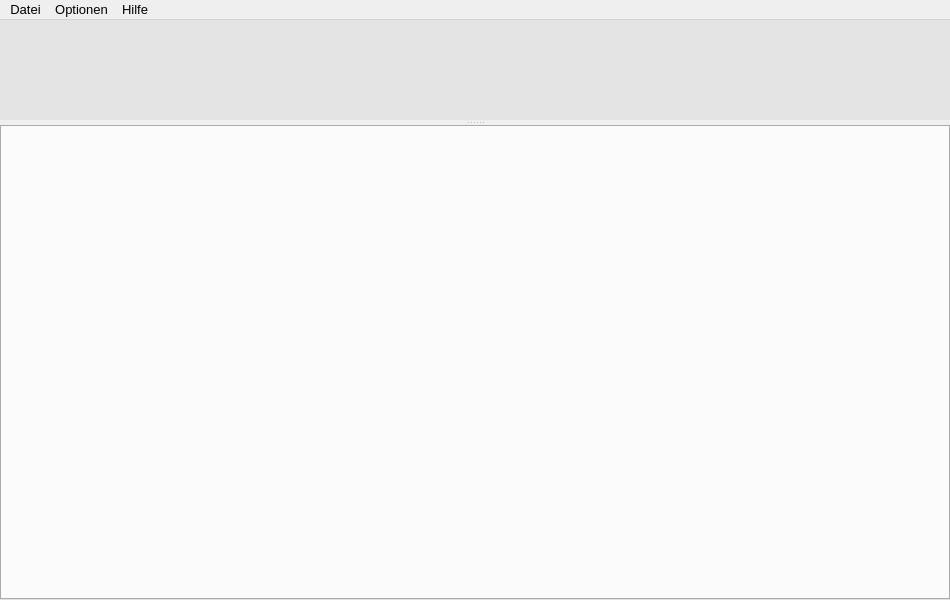
<?xml version="1.0" encoding="UTF-8"?>
<ui version="4.0">
 <class>SFDLSauger</class>
 <widget class="QMainWindow" name="SFDLSauger">
  <property name="geometry">
   <rect>
    <x>0</x>
    <y>0</y>
    <width>950</width>
    <height>600</height>
   </rect>
  </property>
  <property name="font">
   <font>
    <pointsize>10</pointsize>
   </font>
  </property>
  <property name="windowTitle">
   <string>SFDLSauger Pro</string>
  </property>
  <property name="styleSheet">
   <string notr="true"/>
  </property>
  <property name="iconSize">
   <size>
    <width>38</width>
    <height>38</height>
   </size>
  </property>
  <widget class="QWidget" name="centralWidget">
   <layout class="QGridLayout" name="gridLayout">
    <property name="leftMargin">
     <number>0</number>
    </property>
    <property name="topMargin">
     <number>0</number>
    </property>
    <property name="rightMargin">
     <number>0</number>
    </property>
    <property name="bottomMargin">
     <number>0</number>
    </property>
    <property name="spacing">
     <number>3</number>
    </property>
    <item row="0" column="0">
     <widget class="QSplitter" name="splitter">
      <property name="styleSheet">
       <string notr="true">QSplitter::handle {
	background: #FFFFFF url(:/gfx/splitter.png) center no-repeat;
}</string>
      </property>
      <property name="orientation">
       <enum>Qt::Vertical</enum>
      </property>
      <property name="handleWidth">
       <number>5</number>
      </property>
      <property name="childrenCollapsible">
       <bool>false</bool>
      </property>
      <widget class="QTextEdit" name="textEdit">
       <property name="sizePolicy">
        <sizepolicy hsizetype="Expanding" vsizetype="Expanding">
         <horstretch>0</horstretch>
         <verstretch>0</verstretch>
        </sizepolicy>
       </property>
       <property name="minimumSize">
        <size>
         <width>0</width>
         <height>50</height>
        </size>
       </property>
       <property name="maximumSize">
        <size>
         <width>16777215</width>
         <height>100</height>
        </size>
       </property>
       <property name="sizeIncrement">
        <size>
         <width>0</width>
         <height>50</height>
        </size>
       </property>
       <property name="baseSize">
        <size>
         <width>0</width>
         <height>120</height>
        </size>
       </property>
       <property name="font">
        <font>
         <pointsize>10</pointsize>
        </font>
       </property>
       <property name="styleSheet">
        <string notr="true">border: none;
background: #e4e4e4;</string>
       </property>
       <property name="frameShape">
        <enum>QFrame::Box</enum>
       </property>
       <property name="frameShadow">
        <enum>QFrame::Raised</enum>
       </property>
       <property name="lineWidth">
        <number>0</number>
       </property>
       <property name="midLineWidth">
        <number>1</number>
       </property>
       <property name="undoRedoEnabled">
        <bool>false</bool>
       </property>
       <property name="readOnly">
        <bool>true</bool>
       </property>
       <property name="html">
        <string notr="true">&lt;!DOCTYPE HTML PUBLIC &quot;-//W3C//DTD HTML 4.0//EN&quot; &quot;http://www.w3.org/TR/REC-html40/strict.dtd&quot;&gt;
&lt;html&gt;&lt;head&gt;&lt;meta name=&quot;qrichtext&quot; content=&quot;1&quot; /&gt;&lt;style type=&quot;text/css&quot;&gt;
p, li { white-space: pre-wrap; }
&lt;/style&gt;&lt;/head&gt;&lt;body style=&quot; font-family:'MS Shell Dlg 2'; font-size:10pt; font-weight:400; font-style:normal;&quot;&gt;
&lt;p style=&quot;-qt-paragraph-type:empty; margin-top:0px; margin-bottom:0px; margin-left:0px; margin-right:0px; -qt-block-indent:0; text-indent:0px; font-size:8.25pt;&quot;&gt;&lt;br /&gt;&lt;/p&gt;&lt;/body&gt;&lt;/html&gt;</string>
       </property>
      </widget>
      <widget class="QTabWidget" name="tabWidget">
       <property name="sizePolicy">
        <sizepolicy hsizetype="Expanding" vsizetype="Expanding">
         <horstretch>0</horstretch>
         <verstretch>0</verstretch>
        </sizepolicy>
       </property>
       <property name="minimumSize">
        <size>
         <width>0</width>
         <height>50</height>
        </size>
       </property>
       <property name="sizeIncrement">
        <size>
         <width>0</width>
         <height>200</height>
        </size>
       </property>
       <property name="baseSize">
        <size>
         <width>0</width>
         <height>200</height>
        </size>
       </property>
       <property name="font">
        <font>
         <pointsize>10</pointsize>
        </font>
       </property>
       <property name="autoFillBackground">
        <bool>true</bool>
       </property>
       <property name="styleSheet">
        <string notr="true">QTabWidget::pane {
	border: none;
    /*background: #b0b0b0 url(:/gfx/tabbackground.png) center no-repeat;*/
	background: #ffffff url(:/gfx/tabbackground.png) center no-repeat;
	border-top: 1px solid black;
}

QTabWidget::tab-bar {
    background: #ffffff ;
}

QTabWidget::tab-bar:top {
    top: 1px;
}

QTabWidget::tab-bar:bottom {
    bottom: 1px;
}

QTabWidget::tab-bar:left {
    right: 1px;
}

QTabWidget::tab-bar:right {
    left: 1px;
}

QTabBar::tab {
	border: 1px solid #2d2d2d;
}

QTabBar::tab:selected {
    background: white;
}

QTabBar::tab:!selected {
    background: silver;
}

QTabBar::tab:!selected:hover {
    background: #999;
}

QTabBar::tab:top:!selected {
    margin-top: 3px;
}

QTabBar::tab:bottom:!selected {
    margin-bottom: 3px;
}

QTabBar::tab:top, QTabBar::tab:bottom {
    min-width: 8ex;
    margin-right: -1px;
    padding: 5px 10px 5px 10px;
}

QTabBar::tab:top:selected {
    border-bottom-color: none;
}

QTabBar::tab:bottom:selected {
    border-top-color: none;
}

QTabBar::tab:top:last, QTabBar::tab:bottom:last,
QTabBar::tab:top:only-one, QTabBar::tab:bottom:only-one {
    margin-right: 0;
}

QTabBar::tab:left:!selected {
    margin-right: 3px;
}

QTabBar::tab:right:!selected {
    margin-left: 3px;
}

QTabBar::tab:left, QTabBar::tab:right {
    min-height: 8ex;
    margin-bottom: -1px;
    padding: 10px 5px 10px 5px;
}

QTabBar::tab:left:selected {
    border-left-color: none;
}

QTabBar::tab:right:selected {
    border-right-color: none;
}

QTabBar::tab:left:last, QTabBar::tab:right:last,
QTabBar::tab:left:only-one, QTabBar::tab:right:only-one {
    margin-bottom: 0;
}

</string>
       </property>
       <property name="tabPosition">
        <enum>QTabWidget::North</enum>
       </property>
       <property name="currentIndex">
        <number>-1</number>
       </property>
       <property name="iconSize">
        <size>
         <width>32</width>
         <height>32</height>
        </size>
       </property>
       <property name="elideMode">
        <enum>Qt::ElideNone</enum>
       </property>
       <property name="tabsClosable">
        <bool>true</bool>
       </property>
       <property name="movable">
        <bool>true</bool>
       </property>
      </widget>
     </widget>
    </item>
   </layout>
  </widget>
  <widget class="QMenuBar" name="menuBar">
   <property name="enabled">
    <bool>true</bool>
   </property>
   <property name="geometry">
    <rect>
     <x>0</x>
     <y>0</y>
     <width>950</width>
     <height>21</height>
    </rect>
   </property>
   <widget class="QMenu" name="menuDatei">
    <property name="title">
     <string>Datei</string>
    </property>
    <addaction name="action_ffnen"/>
    <addaction name="separator"/>
    <addaction name="actionBeenden"/>
   </widget>
   <widget class="QMenu" name="menuOptionen">
    <property name="title">
     <string>Optionen</string>
    </property>
    <addaction name="actionLogs_anzeigen"/>
    <addaction name="separator"/>
    <addaction name="actionEinstellungen"/>
   </widget>
   <widget class="QMenu" name="menuHilfe">
    <property name="title">
     <string>Hilfe</string>
    </property>
    <addaction name="action_ber"/>
   </widget>
   <addaction name="menuDatei"/>
   <addaction name="menuOptionen"/>
   <addaction name="menuHilfe"/>
  </widget>
  <action name="action_ffnen">
   <property name="icon">
    <iconset resource="gfx.qrc">
     <normaloff>:/gfx/add.png</normaloff>:/gfx/add.png</iconset>
   </property>
   <property name="text">
    <string>Öffnen</string>
   </property>
  </action>
  <action name="actionBeenden">
   <property name="icon">
    <iconset resource="gfx.qrc">
     <normaloff>:/gfx/quit.png</normaloff>:/gfx/quit.png</iconset>
   </property>
   <property name="text">
    <string>Beenden</string>
   </property>
  </action>
  <action name="actionLogs_anzeigen">
   <property name="checkable">
    <bool>true</bool>
   </property>
   <property name="checked">
    <bool>true</bool>
   </property>
   <property name="text">
    <string>Logs anzeigen</string>
   </property>
  </action>
  <action name="action_ber">
   <property name="icon">
    <iconset resource="gfx.qrc">
     <normaloff>:/gfx/info.png</normaloff>:/gfx/info.png</iconset>
   </property>
   <property name="text">
    <string>Über SFDLSauger</string>
   </property>
  </action>
  <action name="actionEinstellungen">
   <property name="icon">
    <iconset resource="gfx.qrc">
     <normaloff>:/gfx/gear.png</normaloff>:/gfx/gear.png</iconset>
   </property>
   <property name="text">
    <string>Einstellungen</string>
   </property>
   <property name="shortcut">
    <string>Ctrl+E</string>
   </property>
  </action>
 </widget>
 <layoutdefault spacing="6" margin="11"/>
 <resources>
  <include location="gfx.qrc"/>
 </resources>
 <connections/>
</ui>
